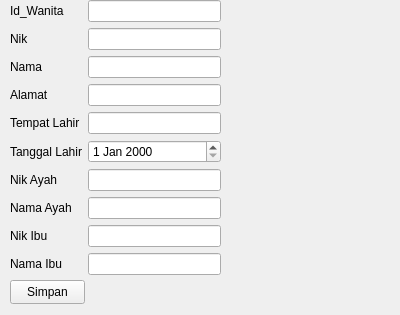
<?xml version="1.0" encoding="UTF-8"?>
<ui version="4.0">
 <class>formwanita</class>
 <widget class="QWidget" name="formwanita">
  <property name="geometry">
   <rect>
    <x>0</x>
    <y>0</y>
    <width>400</width>
    <height>315</height>
   </rect>
  </property>
  <property name="windowTitle">
   <string>Form</string>
  </property>
  <widget class="QWidget" name="formLayoutWidget">
   <property name="geometry">
    <rect>
     <x>10</x>
     <y>0</y>
     <width>211</width>
     <height>281</height>
    </rect>
   </property>
   <layout class="QFormLayout" name="formLayout">
    <item row="0" column="0">
     <widget class="QLabel" name="id_priaLabel">
      <property name="text">
       <string>Id_Wanita</string>
      </property>
     </widget>
    </item>
    <item row="0" column="1">
     <widget class="QLineEdit" name="id_priaLineEdit"/>
    </item>
    <item row="1" column="0">
     <widget class="QLabel" name="nikLabel">
      <property name="text">
       <string>Nik</string>
      </property>
     </widget>
    </item>
    <item row="1" column="1">
     <widget class="QLineEdit" name="nikLineEdit"/>
    </item>
    <item row="2" column="0">
     <widget class="QLabel" name="namaLabel">
      <property name="text">
       <string>Nama</string>
      </property>
     </widget>
    </item>
    <item row="2" column="1">
     <widget class="QLineEdit" name="namaLineEdit"/>
    </item>
    <item row="3" column="0">
     <widget class="QLabel" name="alamatLabel">
      <property name="text">
       <string>Alamat</string>
      </property>
     </widget>
    </item>
    <item row="3" column="1">
     <widget class="QLineEdit" name="alamatLineEdit"/>
    </item>
    <item row="4" column="0">
     <widget class="QLabel" name="tempatLahirLabel">
      <property name="text">
       <string>Tempat Lahir</string>
      </property>
     </widget>
    </item>
    <item row="4" column="1">
     <widget class="QLineEdit" name="tempatLahirLineEdit"/>
    </item>
    <item row="5" column="0">
     <widget class="QLabel" name="tanggalLahirLabel">
      <property name="text">
       <string>Tanggal Lahir</string>
      </property>
     </widget>
    </item>
    <item row="5" column="1">
     <widget class="QDateEdit" name="tanggalLahirDateEdit"/>
    </item>
    <item row="6" column="0">
     <widget class="QLabel" name="nikAyahLabel">
      <property name="text">
       <string>Nik Ayah</string>
      </property>
     </widget>
    </item>
    <item row="6" column="1">
     <widget class="QLineEdit" name="nikAyahLineEdit"/>
    </item>
    <item row="7" column="0">
     <widget class="QLabel" name="namaAyahLabel">
      <property name="text">
       <string>Nama Ayah</string>
      </property>
     </widget>
    </item>
    <item row="7" column="1">
     <widget class="QLineEdit" name="namaAyahLineEdit"/>
    </item>
    <item row="8" column="0">
     <widget class="QLabel" name="nikIbuLabel">
      <property name="text">
       <string>Nik Ibu</string>
      </property>
     </widget>
    </item>
    <item row="8" column="1">
     <widget class="QLineEdit" name="nikIbuLineEdit"/>
    </item>
    <item row="9" column="0">
     <widget class="QLabel" name="namaIbuLabel">
      <property name="text">
       <string>Nama Ibu</string>
      </property>
     </widget>
    </item>
    <item row="9" column="1">
     <widget class="QLineEdit" name="namaIbuLineEdit"/>
    </item>
   </layout>
  </widget>
  <widget class="QPushButton" name="pushButton">
   <property name="geometry">
    <rect>
     <x>10</x>
     <y>280</y>
     <width>75</width>
     <height>24</height>
    </rect>
   </property>
   <property name="text">
    <string>Simpan</string>
   </property>
  </widget>
 </widget>
 <resources/>
 <connections/>
</ui>
